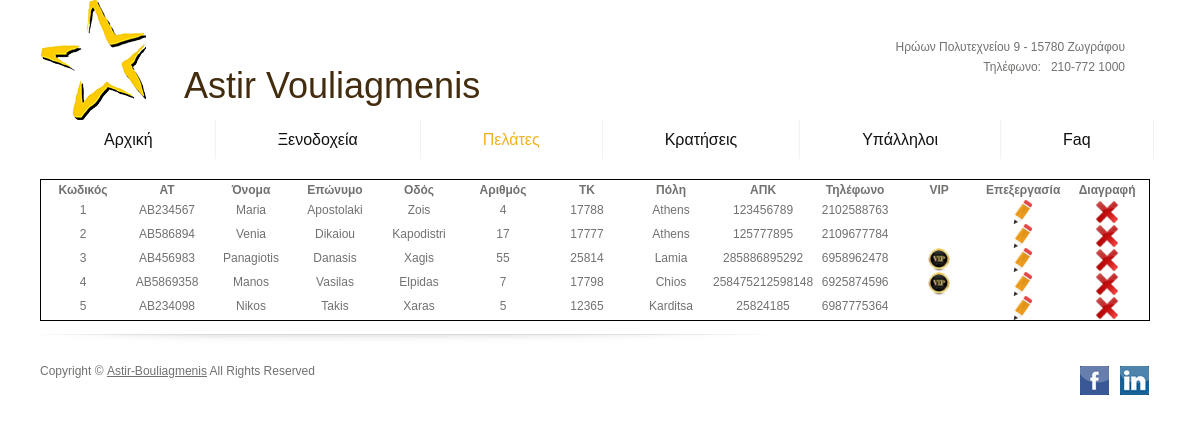
The app's page /customers_view.php with its own data.
### tables this page shows
CREATE TABLE IF NOT EXISTS `customer_phone` (
  `customer_id` int(11) NOT NULL,
  `phone_number` char(10) NOT NULL,
  PRIMARY KEY (`customer_id`,`phone_number`)
);

CREATE TABLE IF NOT EXISTS `customers` (
  `customer_id` int(11) NOT NULL AUTO_INCREMENT,
  `at` varchar(10) NOT NULL,
  `name` varchar(10) NOT NULL,
  `surname` varchar(10) NOT NULL,
  `street` varchar(10) NOT NULL,
  `number` int(11) NOT NULL,
  `postalcode` int(11) NOT NULL,
  `city` varchar(10) NOT NULL,
  `ccn` varchar(16) DEFAULT NULL,
  PRIMARY KEY (`customer_id`),
  UNIQUE KEY `at` (`at`)
);

### customers_view.php (called while the page is built, shortened)
<?php
	include 'views/header.php';
    include 'models/customers.php';
	$customers = GetCustomers();
	include 'customers_vip.php';
	include 'views/customers_view.php';
	include 'views/footer.php';
?>

### models/customers.php (called while the page is built, shortened)
<?php
	function GetCustomers() {
        $res = mysql_query(
            "SELECT
                *
            FROM
                customers LEFT JOIN customer_phone
			ON
				customers.customer_id = customer_phone.customer_id"
        );
        $rows = array();
        while ( $row = mysql_fetch_array( $res ) ) {
            $rows[] = $row;
        }
        return $rows;
    }
	function CheckVipStatus($customer_id) {
		$res = mysql_query(
            "SELECT
                *
            FROM
                vip
			WHERE
				customer_id = '$customer_id'"
        );
        $vip = ( mysql_num_rows( $res ) == 1 );
        return $vip;
	}
?>

### customers_vip.php (called while the page is built, shortened)
<?php
	$vip = array();
	foreach( $customers as $customer ) {
		$vip[ $customer[0] ] = CheckVipStatus( $customer[0] );
	}
?>

### views/customers_view.php (the view, shortened to what this page needs)
<div id="sel_wrapper">
	<table class="customers_table">
		<tr>
			<td class="table_titles" >
				<strong>Κωδικός</strong>
			</td>
			<td class="table_titles" >
				<strong>ΑΤ</strong>
			</td>
			<td class="table_titles" >
				<strong>Όνομα</strong>
			</td>
			<td class="table_titles" >
				<strong>Επώνυμο</strong>
			</td>
			<td class="table_titles" >
				<strong>Οδός</strong>
			</td>
			<td class="table_titles" >
				<strong>Αριθμός</strong>
			</td>
			<td class="table_titles" >
				<strong>ΤΚ</strong>
			</td>
			<td class="table_titles" >
				<strong>Πόλη</strong>
			</td>
			<td class="table_titles" >
				<strong>ΑΠΚ</strong>
			</td>
			<td class="table_titles" >
				<strong>Τηλέφωνο</strong>
			</td>
			<td class="table_titles" >
				<strong>VIP</strong>
			</td>
			<td class="table_titles" >
				<strong>Επεξεργασία</strong>
			</td>
			<td class="table_titles" >
				<strong>Διαγραφή</strong>
			</td>
		</tr>
		<?php
			$previousCustomerAT = 0;
			foreach( $customers as $customer ) {
				if ( $previousCustomerAT == $customer[0] ) {
					echo "<tr><td></td><td></td><td></td><td></td><td></td><td></td><td></td><td></td><td></td><td>" . $customer[10] . "</td></tr>";
				}
				else {
				?><tr><?php
					$td = "<td>" . $customer[0] . "</td>";
					echo $td;
					$td = "<td>" . $customer[1] . "</td>";
					echo $td;
					$td = "<td>" . $customer[2] . "</td>";
					echo $td;
					$td = "<td>" . $customer[3] . "</td>";
					echo $td;
					$td = "<td>" . $customer[4] . "</td>";
					echo $td;
					$td = "<td>" . $customer[5] . "</td>";
					echo $td;
					$td = "<td>" . $customer[6] . "</td>";
					echo $td;
					$td = "<td>" . $customer[7] . "</td>";
					echo $td;
					$td = "<td>" . $customer[8] . "</td>";
					echo $td;
					$td = "<td>" . $customer[10] . "</td>";
					echo $td;
					$td = "<td>";
					if ( $vip[ $customer[0] ] ) {
						$td .= "<img src='images/vip.png' alt='VIP' height='24' width='24'>";
					}
					$td .= "</td>";
					echo $td;
					$td = "<td><a href='customers_edit.php?customer_id=" . $customer[0] . "'><img src='images/edit.png' alt='X' height='24' width='24'> </td>";
					echo $td;
					$td = "<td><a href='customers_delete.php?customer_id=" . $customer[0] . "'><img src='images/delete.png' alt='X' height='24' width='24'> </td>";
					echo $td;
				?></tr><?php
					$previousCustomerAT = $customer[0];
				}
			}
		?>
	</table>
</div>

### views/header.php (shortened to what this page needs)
<!DOCTYPE html PUBLIC "-//W3C//DTD XHTML 1.0 Strict//EN" "http://www.w3.org/TR/xhtml1/DTD/xhtml1-strict.dtd">
<html xmlns="http://www.w3.org/1999/xhtml" xml:lang="en" lang="en">
	<head>
		<link rel="stylesheet" href="css/reset.css" type="text/css" media="all">
		<link rel="stylesheet" href="css/style.css" type="text/css" media="all">
	</head>
	<body class="main">
		<header>
			<a href="index.php" id="logo"><img src="images/logo.png" alt="logo"></a>
			<h1>Astir Vouliagmenis</h1>
			<div class="department"> Ηρώων Πολυτεχνείου 9 - 15780 Ζωγράφου<br>Τηλέφωνο: &nbsp; 210-772 1000</div>
		</header>
		<nav>
			<ul id="menu">
				<li id="tab0" class="active"><a href="index.php">Αρχική</a></li>
				<li id="tab1"><a href="hotels.php">Ξενοδοχεία</a></li>
				<li id="tab2"><a href="customers.php">Πελάτες</a></li>
				<li id="tab3"><a href="reservations.php">Κρατήσεις</a></li>
				<li id="tab4"><a href="employees.php">Υπάλληλοι</a></li>
				<li id="tab5"><a href="faq.php">Faq</a></li>
			</ul>
		</nav>

### views/footer.php
		<img src="images/divider.png" alt="">
		<footer>
			Copyright &copy; <a href="#">Astir-Bouliagmenis</a> All Rights Reserved
			<ul id="icons">
				<li><a href="#"><img src="images/icon1.jpg" alt=""></a></li>
				<li><a href="#"><img src="images/icon2.jpg" alt=""></a></li>
				<li><a href="#"><img src="images/icon3.jpg" alt=""></a></li>
				<li><a href="#"><img src="images/icon4.jpg" alt=""></a></li>
			</ul>
		</footer>
	</body>
</html>

### css/style.css (style rules this page uses)
body { background:#fff; border:0; font:12px Arial, Helvetica, sans-serif; color:#72716f; line-height:20px; min-width:1120px }
.main { margin:0 auto; width:960px; padding:0 6px }
a { color:#72716f; text-decoration:underline; outline:none }
h1 { padding:40px 0 0 38px; float:left }
header { height:110px }
h1 { margin: 1em 0 0.5em 0; font-family: 'Carrois Gothic', sans-serif; font-size: 36px; color: #442D0E; font-weight: normal; position: relative; text-shadow: 0 2px 0 rgba(255,255,255,0.5); }
#logo { float:left; }
.department { float:right; padding:37px 35px 0 0; color:#72716f; text-align:right }
#menu { background:#fff; padding:10px 2px; height:39px; margin-bottom:10px }
#menu > li { border-right:1px solid #f2f2f2; float:left }
#menu > li > a { display:block; padding:0 62px; font-size:16px; color:#12110f; text-decoration:none; line-height:39px }
#menu > li > a:hover, #menu > .active > a { color:#f3b21d }
table { border: 1px solid black; text-align: center; }
td { min-width: 7em; }
footer { height:44px; }
#icons { padding-top:5px; float: right }
#icons li { float:right; padding-right:11px }

### records on screen
customer_phone: customer.customer_id "1", customer.at "AB234567", customer.name "Maria", customer.surname "Apostolaki", customer.street "Zois", customer.number "4", customer.postalcode "17788", customer.city "Athens", customer.ccn "123456789", phone_number "2102588763"
customer_phone: customer.customer_id "2", customer.at "AB586894", customer.name "Venia", customer.surname "Dikaiou", customer.street "Kapodistri", customer.number "17", customer.postalcode "17777", customer.city "Athens", customer.ccn "125777895", phone_number "2109677784"
customer_phone: customer.customer_id "3", customer.at "AB456983", customer.name "Panagiotis", customer.surname "Danasis", customer.street "Xagis", customer.number "55", customer.postalcode "25814", customer.city "Lamia", customer.ccn "285886895292", phone_number "6958962478"
customer_phone: customer.customer_id "4", customer.at "AB5869358", customer.name "Manos", customer.surname "Vasilas", customer.street "Elpidas", customer.number "7", customer.postalcode "17798", customer.city "Chios", customer.ccn "258475212598148", phone_number "6925874596"
customer_phone: customer.customer_id "5", customer.at "AB234098", customer.name "Nikos", customer.surname "Takis", customer.street "Xaras", customer.number "5", customer.postalcode "12365", customer.city "Karditsa", customer.ccn "25824185", phone_number "6987775364"
